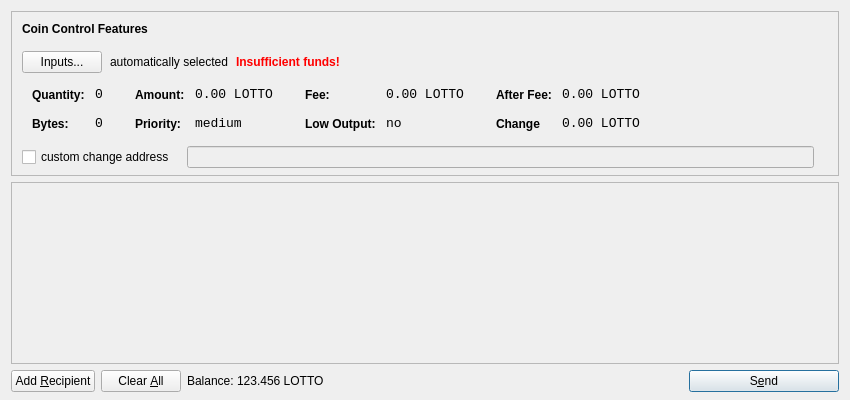
<?xml version="1.0" encoding="UTF-8"?>
<ui version="4.0">
 <class>SendCoinsDialog</class>
 <widget class="QDialog" name="SendCoinsDialog">
  <property name="geometry">
   <rect>
    <x>0</x>
    <y>0</y>
    <width>850</width>
    <height>400</height>
   </rect>
  </property>
  <property name="windowTitle">
   <string>Send Coins</string>
  </property>
  <layout class="QVBoxLayout" name="verticalLayout" stretch="0,1,0">
   <property name="bottomMargin">
    <number>8</number>
   </property>
   <item>
    <widget class="QFrame" name="frameCoinControl">
     <property name="sizePolicy">
      <sizepolicy hsizetype="Expanding" vsizetype="Expanding">
       <horstretch>0</horstretch>
       <verstretch>0</verstretch>
      </sizepolicy>
     </property>
     <property name="maximumSize">
      <size>
       <width>16777215</width>
       <height>16777215</height>
      </size>
     </property>
     <property name="frameShape">
      <enum>QFrame::StyledPanel</enum>
     </property>
     <property name="frameShadow">
      <enum>QFrame::Sunken</enum>
     </property>
     <layout class="QVBoxLayout" name="verticalLayoutCoinControl2">
      <property name="spacing">
       <number>-1</number>
      </property>
      <property name="leftMargin">
       <number>0</number>
      </property>
      <property name="topMargin">
       <number>0</number>
      </property>
      <property name="rightMargin">
       <number>0</number>
      </property>
      <property name="bottomMargin">
       <number>6</number>
      </property>
      <item>
       <layout class="QVBoxLayout" name="verticalLayoutCoinControl" stretch="0,0,0,0,1">
        <property name="spacing">
         <number>0</number>
        </property>
        <property name="leftMargin">
         <number>10</number>
        </property>
        <property name="topMargin">
         <number>10</number>
        </property>
        <item>
         <layout class="QHBoxLayout" name="horizontalLayoutCoinControl1">
          <property name="bottomMargin">
           <number>15</number>
          </property>
          <item>
           <widget class="QLabel" name="labelCoinControlFeatures">
            <property name="sizePolicy">
             <sizepolicy hsizetype="Preferred" vsizetype="Maximum">
              <horstretch>0</horstretch>
              <verstretch>0</verstretch>
             </sizepolicy>
            </property>
            <property name="font">
             <font>
              <weight>75</weight>
              <bold>true</bold>
             </font>
            </property>
            <property name="styleSheet">
             <string notr="true">font-weight:bold;</string>
            </property>
            <property name="text">
             <string>Coin Control Features</string>
            </property>
           </widget>
          </item>
         </layout>
        </item>
        <item>
         <layout class="QHBoxLayout" name="horizontalLayoutCoinControl2" stretch="0,0,0,0">
          <property name="spacing">
           <number>8</number>
          </property>
          <property name="bottomMargin">
           <number>10</number>
          </property>
          <item>
           <widget class="QPushButton" name="pushButtonCoinControl">
            <property name="styleSheet">
             <string notr="true"/>
            </property>
            <property name="text">
             <string>Inputs...</string>
            </property>
           </widget>
          </item>
          <item>
           <widget class="QLabel" name="labelCoinControlAutomaticallySelected">
            <property name="text">
             <string>automatically selected</string>
            </property>
            <property name="margin">
             <number>5</number>
            </property>
           </widget>
          </item>
          <item>
           <widget class="QLabel" name="labelCoinControlInsuffFunds">
            <property name="font">
             <font>
              <weight>75</weight>
              <bold>true</bold>
             </font>
            </property>
            <property name="styleSheet">
             <string notr="true">color:red;font-weight:bold;</string>
            </property>
            <property name="text">
             <string>Insufficient funds!</string>
            </property>
            <property name="margin">
             <number>5</number>
            </property>
           </widget>
          </item>
          <item>
           <spacer name="horizontalSpacerCoinControl">
            <property name="orientation">
             <enum>Qt::Horizontal</enum>
            </property>
            <property name="sizeHint" stdset="0">
             <size>
              <width>40</width>
              <height>1</height>
             </size>
            </property>
           </spacer>
          </item>
         </layout>
        </item>
        <item>
         <widget class="QWidget" name="widgetCoinControl" native="true">
          <property name="sizePolicy">
           <sizepolicy hsizetype="Preferred" vsizetype="Preferred">
            <horstretch>0</horstretch>
            <verstretch>0</verstretch>
           </sizepolicy>
          </property>
          <property name="minimumSize">
           <size>
            <width>0</width>
            <height>0</height>
           </size>
          </property>
          <property name="styleSheet">
           <string notr="true"/>
          </property>
          <layout class="QHBoxLayout" name="horizontalLayoutCoinControl5">
           <property name="margin">
            <number>0</number>
           </property>
           <item>
            <layout class="QHBoxLayout" name="horizontalLayoutCoinControl3" stretch="0,0,0,1">
             <property name="spacing">
              <number>20</number>
             </property>
             <property name="topMargin">
              <number>0</number>
             </property>
             <property name="bottomMargin">
              <number>10</number>
             </property>
             <item>
              <layout class="QFormLayout" name="formLayoutCoinControl1">
               <property name="horizontalSpacing">
                <number>10</number>
               </property>
               <property name="verticalSpacing">
                <number>14</number>
               </property>
               <property name="leftMargin">
                <number>10</number>
               </property>
               <property name="topMargin">
                <number>4</number>
               </property>
               <property name="rightMargin">
                <number>6</number>
               </property>
               <item row="0" column="0">
                <widget class="QLabel" name="labelCoinControlQuantityText">
                 <property name="styleSheet">
                  <string notr="true">font-weight:bold;</string>
                 </property>
                 <property name="text">
                  <string>Quantity:</string>
                 </property>
                 <property name="margin">
                  <number>0</number>
                 </property>
                </widget>
               </item>
               <item row="0" column="1">
                <widget class="QLabel" name="labelCoinControlQuantity">
                 <property name="font">
                  <font>
                   <family>Monospace</family>
                   <pointsize>10</pointsize>
                  </font>
                 </property>
                 <property name="cursor">
                  <cursorShape>IBeamCursor</cursorShape>
                 </property>
                 <property name="contextMenuPolicy">
                  <enum>Qt::ActionsContextMenu</enum>
                 </property>
                 <property name="text">
                  <string>0</string>
                 </property>
                 <property name="margin">
                  <number>0</number>
                 </property>
                 <property name="textInteractionFlags">
                  <set>Qt::LinksAccessibleByMouse|Qt::TextSelectableByKeyboard|Qt::TextSelectableByMouse</set>
                 </property>
                </widget>
               </item>
               <item row="1" column="0">
                <widget class="QLabel" name="labelCoinControlBytesText">
                 <property name="styleSheet">
                  <string notr="true">font-weight:bold;</string>
                 </property>
                 <property name="text">
                  <string>Bytes:</string>
                 </property>
                </widget>
               </item>
               <item row="1" column="1">
                <widget class="QLabel" name="labelCoinControlBytes">
                 <property name="font">
                  <font>
                   <family>Monospace</family>
                   <pointsize>10</pointsize>
                  </font>
                 </property>
                 <property name="cursor">
                  <cursorShape>IBeamCursor</cursorShape>
                 </property>
                 <property name="contextMenuPolicy">
                  <enum>Qt::ActionsContextMenu</enum>
                 </property>
                 <property name="text">
                  <string>0</string>
                 </property>
                 <property name="textInteractionFlags">
                  <set>Qt::LinksAccessibleByMouse|Qt::TextSelectableByKeyboard|Qt::TextSelectableByMouse</set>
                 </property>
                </widget>
               </item>
              </layout>
             </item>
             <item>
              <layout class="QFormLayout" name="formLayoutCoinControl2">
               <property name="horizontalSpacing">
                <number>10</number>
               </property>
               <property name="verticalSpacing">
                <number>14</number>
               </property>
               <property name="leftMargin">
                <number>6</number>
               </property>
               <property name="topMargin">
                <number>4</number>
               </property>
               <property name="rightMargin">
                <number>6</number>
               </property>
               <item row="0" column="0">
                <widget class="QLabel" name="labelCoinControlAmountText">
                 <property name="styleSheet">
                  <string notr="true">font-weight:bold;</string>
                 </property>
                 <property name="text">
                  <string>Amount:</string>
                 </property>
                 <property name="margin">
                  <number>0</number>
                 </property>
                </widget>
               </item>
               <item row="0" column="1">
                <widget class="QLabel" name="labelCoinControlAmount">
                 <property name="font">
                  <font>
                   <family>Monospace</family>
                   <pointsize>10</pointsize>
                  </font>
                 </property>
                 <property name="cursor">
                  <cursorShape>IBeamCursor</cursorShape>
                 </property>
                 <property name="contextMenuPolicy">
                  <enum>Qt::ActionsContextMenu</enum>
                 </property>
                 <property name="text">
                  <string>0.00 LOTTO</string>
                 </property>
                 <property name="textInteractionFlags">
                  <set>Qt::LinksAccessibleByMouse|Qt::TextSelectableByKeyboard|Qt::TextSelectableByMouse</set>
                 </property>
                </widget>
               </item>
               <item row="1" column="0">
                <widget class="QLabel" name="labelCoinControlPriorityText">
                 <property name="styleSheet">
                  <string notr="true">font-weight:bold;</string>
                 </property>
                 <property name="text">
                  <string>Priority:</string>
                 </property>
                </widget>
               </item>
               <item row="1" column="1">
                <widget class="QLabel" name="labelCoinControlPriority">
                 <property name="font">
                  <font>
                   <family>Monospace</family>
                   <pointsize>10</pointsize>
                  </font>
                 </property>
                 <property name="cursor">
                  <cursorShape>IBeamCursor</cursorShape>
                 </property>
                 <property name="contextMenuPolicy">
                  <enum>Qt::ActionsContextMenu</enum>
                 </property>
                 <property name="text">
                  <string>medium</string>
                 </property>
                 <property name="textInteractionFlags">
                  <set>Qt::LinksAccessibleByMouse|Qt::TextSelectableByKeyboard|Qt::TextSelectableByMouse</set>
                 </property>
                </widget>
               </item>
              </layout>
             </item>
             <item>
              <layout class="QFormLayout" name="formLayoutCoinControl3">
               <property name="horizontalSpacing">
                <number>10</number>
               </property>
               <property name="verticalSpacing">
                <number>14</number>
               </property>
               <property name="leftMargin">
                <number>6</number>
               </property>
               <property name="topMargin">
                <number>4</number>
               </property>
               <property name="rightMargin">
                <number>6</number>
               </property>
               <item row="0" column="0">
                <widget class="QLabel" name="labelCoinControlFeeText">
                 <property name="styleSheet">
                  <string notr="true">font-weight:bold;</string>
                 </property>
                 <property name="text">
                  <string>Fee:</string>
                 </property>
                 <property name="margin">
                  <number>0</number>
                 </property>
                </widget>
               </item>
               <item row="0" column="1">
                <widget class="QLabel" name="labelCoinControlFee">
                 <property name="font">
                  <font>
                   <family>Monospace</family>
                   <pointsize>10</pointsize>
                  </font>
                 </property>
                 <property name="cursor">
                  <cursorShape>IBeamCursor</cursorShape>
                 </property>
                 <property name="contextMenuPolicy">
                  <enum>Qt::ActionsContextMenu</enum>
                 </property>
                 <property name="text">
                  <string>0.00 LOTTO</string>
                 </property>
                 <property name="textInteractionFlags">
                  <set>Qt::LinksAccessibleByMouse|Qt::TextSelectableByKeyboard|Qt::TextSelectableByMouse</set>
                 </property>
                </widget>
               </item>
               <item row="1" column="0">
                <widget class="QLabel" name="labelCoinControlLowOutputText">
                 <property name="styleSheet">
                  <string notr="true">font-weight:bold;</string>
                 </property>
                 <property name="text">
                  <string>Low Output:</string>
                 </property>
                </widget>
               </item>
               <item row="1" column="1">
                <widget class="QLabel" name="labelCoinControlLowOutput">
                 <property name="font">
                  <font>
                   <family>Monospace</family>
                   <pointsize>10</pointsize>
                  </font>
                 </property>
                 <property name="cursor">
                  <cursorShape>IBeamCursor</cursorShape>
                 </property>
                 <property name="contextMenuPolicy">
                  <enum>Qt::ActionsContextMenu</enum>
                 </property>
                 <property name="text">
                  <string>no</string>
                 </property>
                 <property name="textInteractionFlags">
                  <set>Qt::LinksAccessibleByMouse|Qt::TextSelectableByKeyboard|Qt::TextSelectableByMouse</set>
                 </property>
                </widget>
               </item>
              </layout>
             </item>
             <item>
              <layout class="QFormLayout" name="formLayoutCoinControl4">
               <property name="horizontalSpacing">
                <number>10</number>
               </property>
               <property name="verticalSpacing">
                <number>14</number>
               </property>
               <property name="leftMargin">
                <number>6</number>
               </property>
               <property name="topMargin">
                <number>4</number>
               </property>
               <property name="rightMargin">
                <number>6</number>
               </property>
               <item row="0" column="0">
                <widget class="QLabel" name="labelCoinControlAfterFeeText">
                 <property name="styleSheet">
                  <string notr="true">font-weight:bold;</string>
                 </property>
                 <property name="text">
                  <string>After Fee:</string>
                 </property>
                 <property name="margin">
                  <number>0</number>
                 </property>
                </widget>
               </item>
               <item row="0" column="1">
                <widget class="QLabel" name="labelCoinControlAfterFee">
                 <property name="font">
                  <font>
                   <family>Monospace</family>
                   <pointsize>10</pointsize>
                  </font>
                 </property>
                 <property name="cursor">
                  <cursorShape>IBeamCursor</cursorShape>
                 </property>
                 <property name="contextMenuPolicy">
                  <enum>Qt::ActionsContextMenu</enum>
                 </property>
                 <property name="text">
                  <string>0.00 LOTTO</string>
                 </property>
                 <property name="textInteractionFlags">
                  <set>Qt::LinksAccessibleByMouse|Qt::TextSelectableByKeyboard|Qt::TextSelectableByMouse</set>
                 </property>
                </widget>
               </item>
               <item row="1" column="0">
                <widget class="QLabel" name="labelCoinControlChangeText">
                 <property name="styleSheet">
                  <string notr="true">font-weight:bold;</string>
                 </property>
                 <property name="text">
                  <string>Change</string>
                 </property>
                </widget>
               </item>
               <item row="1" column="1">
                <widget class="QLabel" name="labelCoinControlChange">
                 <property name="font">
                  <font>
                   <family>Monospace</family>
                   <pointsize>10</pointsize>
                  </font>
                 </property>
                 <property name="cursor">
                  <cursorShape>IBeamCursor</cursorShape>
                 </property>
                 <property name="contextMenuPolicy">
                  <enum>Qt::ActionsContextMenu</enum>
                 </property>
                 <property name="text">
                  <string>0.00 LOTTO</string>
                 </property>
                 <property name="textInteractionFlags">
                  <set>Qt::LinksAccessibleByMouse|Qt::TextSelectableByKeyboard|Qt::TextSelectableByMouse</set>
                 </property>
                </widget>
               </item>
              </layout>
             </item>
            </layout>
           </item>
          </layout>
         </widget>
        </item>
        <item>
         <layout class="QHBoxLayout" name="horizontalLayoutCoinControl4" stretch="0,0,0">
          <property name="spacing">
           <number>12</number>
          </property>
          <property name="sizeConstraint">
           <enum>QLayout::SetDefaultConstraint</enum>
          </property>
          <property name="topMargin">
           <number>5</number>
          </property>
          <property name="rightMargin">
           <number>5</number>
          </property>
          <item>
           <widget class="QCheckBox" name="checkBoxCoinControlChange">
            <property name="text">
             <string>custom change address</string>
            </property>
           </widget>
          </item>
          <item>
           <widget class="QLineEdit" name="lineEditCoinControlChange">
            <property name="enabled">
             <bool>false</bool>
            </property>
            <property name="sizePolicy">
             <sizepolicy hsizetype="Expanding" vsizetype="Fixed">
              <horstretch>0</horstretch>
              <verstretch>0</verstretch>
             </sizepolicy>
            </property>
           </widget>
          </item>
          <item>
           <widget class="QLabel" name="labelCoinControlChangeLabel">
            <property name="sizePolicy">
             <sizepolicy hsizetype="Preferred" vsizetype="Expanding">
              <horstretch>0</horstretch>
              <verstretch>0</verstretch>
             </sizepolicy>
            </property>
            <property name="minimumSize">
             <size>
              <width>0</width>
              <height>0</height>
             </size>
            </property>
            <property name="text">
             <string/>
            </property>
            <property name="margin">
             <number>3</number>
            </property>
           </widget>
          </item>
         </layout>
        </item>
        <item>
         <spacer name="verticalSpacerCoinControl">
          <property name="orientation">
           <enum>Qt::Vertical</enum>
          </property>
          <property name="sizeHint" stdset="0">
           <size>
            <width>800</width>
            <height>1</height>
           </size>
          </property>
         </spacer>
        </item>
       </layout>
      </item>
     </layout>
    </widget>
   </item>
   <item>
    <widget class="QScrollArea" name="scrollArea">
     <property name="widgetResizable">
      <bool>true</bool>
     </property>
     <widget class="QWidget" name="scrollAreaWidgetContents">
      <property name="geometry">
       <rect>
        <x>0</x>
        <y>0</y>
        <width>830</width>
        <height>165</height>
       </rect>
      </property>
      <layout class="QVBoxLayout" name="verticalLayout_2">
       <property name="margin">
        <number>0</number>
       </property>
       <item>
        <layout class="QVBoxLayout" name="entries">
         <property name="spacing">
          <number>6</number>
         </property>
        </layout>
       </item>
       <item>
        <spacer name="verticalSpacer">
         <property name="orientation">
          <enum>Qt::Vertical</enum>
         </property>
         <property name="sizeHint" stdset="0">
          <size>
           <width>20</width>
           <height>40</height>
          </size>
         </property>
        </spacer>
       </item>
      </layout>
     </widget>
    </widget>
   </item>
   <item>
    <layout class="QHBoxLayout" name="horizontalLayout">
     <item>
      <widget class="QPushButton" name="addButton">
       <property name="toolTip">
        <string>Send to multiple recipients at once</string>
       </property>
       <property name="text">
        <string>Add &amp;Recipient</string>
       </property>
       <property name="icon">
        <iconset resource="../bitcoin.qrc">
         <normaloff>:/icons/add</normaloff>:/icons/add</iconset>
       </property>
       <property name="autoDefault">
        <bool>false</bool>
       </property>
      </widget>
     </item>
     <item>
      <widget class="QPushButton" name="clearButton">
       <property name="sizePolicy">
        <sizepolicy hsizetype="Minimum" vsizetype="Fixed">
         <horstretch>0</horstretch>
         <verstretch>0</verstretch>
        </sizepolicy>
       </property>
       <property name="toolTip">
        <string>Remove all transaction fields</string>
       </property>
       <property name="text">
        <string>Clear &amp;All</string>
       </property>
       <property name="icon">
        <iconset resource="../bitcoin.qrc">
         <normaloff>:/icons/remove</normaloff>:/icons/remove</iconset>
       </property>
       <property name="autoRepeatDelay">
        <number>300</number>
       </property>
       <property name="autoDefault">
        <bool>false</bool>
       </property>
      </widget>
     </item>
     <item>
      <layout class="QHBoxLayout" name="horizontalLayout_2">
       <property name="spacing">
        <number>3</number>
       </property>
       <item>
        <widget class="QLabel" name="label">
         <property name="sizePolicy">
          <sizepolicy hsizetype="Preferred" vsizetype="Fixed">
           <horstretch>0</horstretch>
           <verstretch>0</verstretch>
          </sizepolicy>
         </property>
         <property name="text">
          <string>Balance:</string>
         </property>
        </widget>
       </item>
       <item>
        <widget class="QLabel" name="labelBalance">
         <property name="sizePolicy">
          <sizepolicy hsizetype="Preferred" vsizetype="Fixed">
           <horstretch>0</horstretch>
           <verstretch>0</verstretch>
          </sizepolicy>
         </property>
         <property name="cursor">
          <cursorShape>IBeamCursor</cursorShape>
         </property>
         <property name="text">
          <string>123.456 LOTTO</string>
         </property>
         <property name="textInteractionFlags">
          <set>Qt::LinksAccessibleByMouse|Qt::TextSelectableByKeyboard|Qt::TextSelectableByMouse</set>
         </property>
        </widget>
       </item>
      </layout>
     </item>
     <item>
      <spacer name="horizontalSpacer">
       <property name="orientation">
        <enum>Qt::Horizontal</enum>
       </property>
       <property name="sizeHint" stdset="0">
        <size>
         <width>40</width>
         <height>20</height>
        </size>
       </property>
      </spacer>
     </item>
     <item>
      <widget class="QPushButton" name="sendButton">
       <property name="minimumSize">
        <size>
         <width>150</width>
         <height>0</height>
        </size>
       </property>
       <property name="toolTip">
        <string>Confirm the send action</string>
       </property>
       <property name="text">
        <string>S&amp;end</string>
       </property>
       <property name="icon">
        <iconset resource="../bitcoin.qrc">
         <normaloff>:/icons/send</normaloff>:/icons/send</iconset>
       </property>
       <property name="default">
        <bool>true</bool>
       </property>
      </widget>
     </item>
    </layout>
   </item>
  </layout>
 </widget>
 <resources>
  <include location="../bitcoin.qrc"/>
 </resources>
 <connections/>
</ui>
